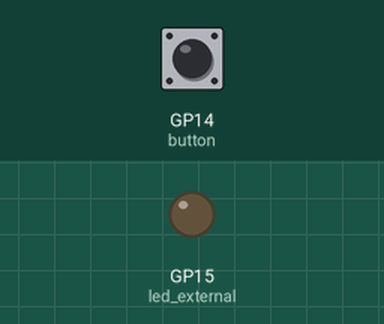
This program was run on a simulated Raspberry Pi Pico running MicroPython. On the bench: output pins drawn as LEDs (lit = HIGH). The inputs (shaded band) are chosen by the test bench; at power-on: GP14 (button) LOW.

Above: at 1.2 s.
1.3 s: GP14 (button) pulled HIGH for 0.15 s
At 1.37 s:
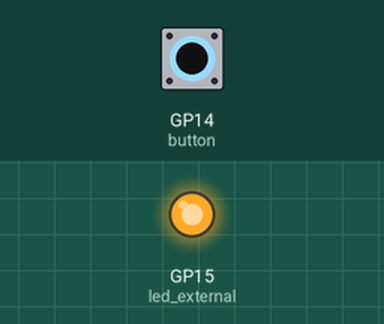
2.9 s: GP14 (button) pulled HIGH for 3.2 s
At 6.9 s:
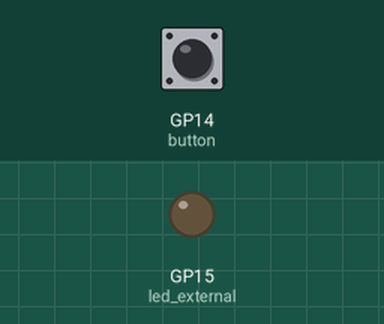
Timing chart, 0 to 8.4 s (numbered marks = the images above; inputs shaded):
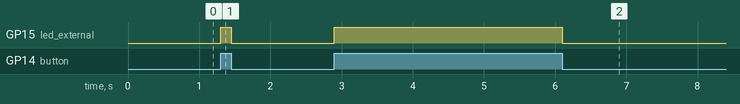

The program:

button_led.py
```python
import machine
import utime
led_external = machine.Pin(15, machine.Pin.OUT)
button = machine.Pin(14, machine.Pin.IN, machine.Pin.PULL_DOWN)

while True:
    if button.value() == 1:
        led_external.value(1)
    if button.value() == 0:
        led_external.value(0)
```

Measured:
- after the input at 1.3 s, GP15 (led_external): LOW → HIGH at once, → LOW 0.15 s later
- after the input at 2.9 s, GP15 (led_external): LOW → HIGH at once, → LOW 3.2 s later
